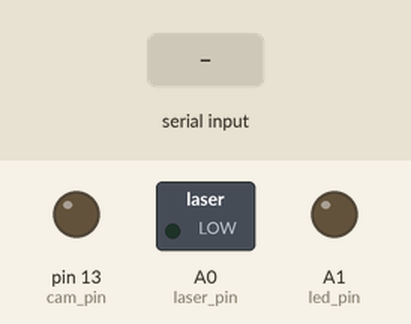
Bench run of a sketch on a simulated Teensy 4. On the bench: switched loads named in the sketch (green lamp = pin HIGH), output pins drawn as LEDs (lit = HIGH). Dashed ring = blinking. The inputs (shaded band) are chosen by the test bench. What the sketch prints to the serial monitor is not drawn.

Above: at 0.8 s.
0.9 s: "here2\n" received over Serial
2.4 s: "start" received over Serial
4.9 s: "1" received over Serial
At 8.4 s:
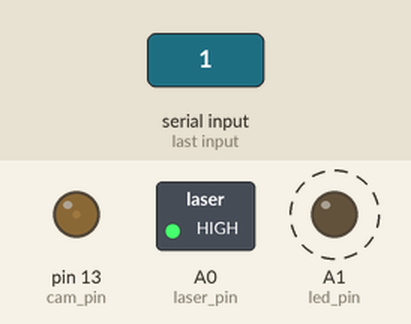
Timing chart, 0 to 56.3 s (numbered marks = the images above; inputs shaded):
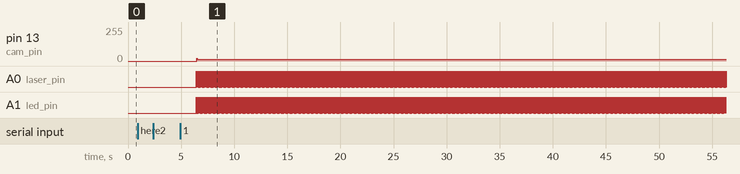

The sketch:

sync_teensy.ino
```cpp
IntervalTimer cam_exp_on_timer;
IntervalTimer cam_exp_off_timer;
IntervalTimer pps_on_timer;
IntervalTimer pps_off_timer;
IntervalTimer frame_config_timer;

const int cam_pin = 13;
const int laser_pin = 14;
const int led_pin = 15;
const int pps_pin = 16;

int visual_exp = 800;
int profile_exp = 800;

struct FrameConfig
{
  int cam_exp_width;
  int led_state;
  int laser_state;

  FrameConfig(int _exp, int _led, int _laser)
  : cam_exp_width(_exp)
  , led_state(_led)
  , laser_state(_laser)
  {}
};

FrameConfig frame_configs[2] = {FrameConfig(visual_exp, HIGH, LOW), FrameConfig(profile_exp, LOW, HIGH)};

int frame_type = 0;
int counter = 0;

void setup() {
  pinMode(led_pin, OUTPUT);
  pinMode(laser_pin, OUTPUT);
  pinMode(cam_pin, OUTPUT);
  digitalWrite(laser_pin, LOW);
  digitalWrite(led_pin, LOW);
  Serial.begin(57600);

  while (true)
  {
    if (Serial.available())
    {
      Serial.print("here1");
      if (Serial.readString() == "start"){
        Serial.print("connected");
        break;
      }
      delay(10);
    }
  }

  delay(3000);

  //while (true)  delay(1000);

  // every 12.5 ms, 80 FPS in total
  cam_exp_on_timer.begin(cameraTrigger, 12500);

  // pps todo
  //pps_on_timer.begin(pps, 1000000);
}

void cameraTrigger()
{
  /*
  if (Serial.available() > 0)
  {
    //Serial.print("here2");
    //if (Serial.readString() == "stop"){
      Serial.println("stopping");
      cam_exp_on_timer.end();
      digitalWrite(laser_pin, LOW);
      digitalWrite(led_pin, LOW);
      return;
    //}
  }
  */
  // set exposure width
  int exp_width = frame_configs[frame_type].cam_exp_width;

  // set laser and led
  //digitalWrite(led_pin, led_state);
  //digitalWrite(laser_pin, laser_state);

  // send time stamp of this image
  unsigned int microsec = micros();
  unsigned long long stamp_microsec = microsec + exp_width / 2;
  unsigned int stamp_sec = stamp_microsec / 1000000;
  unsigned int stamp_nsec = (stamp_microsec % 1000000) * 1000;
  Serial.print("camera ");
  Serial.print(frame_type);
  Serial.print(" ");
  Serial.print(stamp_sec);
  Serial.print(" ");
  Serial.println(stamp_nsec);

  // trigger
  digitalWrite(cam_pin, HIGH);

  // set timer for turn off exposure
  cam_exp_off_timer.begin(cameraTriggerOff, exp_width);
}

void cameraTriggerOff()
{
  digitalWrite(cam_pin, LOW);
  cam_exp_off_timer.end();

  frame_type = (frame_type + 1) % 2;

  int led_state = frame_configs[frame_type].led_state;
  int laser_state = frame_configs[frame_type].laser_state;
  digitalWrite(led_pin, led_state);
  digitalWrite(laser_pin, laser_state);
}

// pps todo
void pps() {
  int microsecs = micros();
  int sec = microsecs / int(1e6);
  int nsec = microsecs % int(1e6) * 1000;
  Serial.print("time: ");
  Serial.print(sec);
  Serial.print(", ");
  Serial.println(nsec);
  digitalWrite(pps_pin, HIGH);
  delay(100);
  digitalWrite(pps_pin, LOW);
}

// The main program will print the blink count
// to the Arduino Serial Monitor
void loop() {
  setup();
}
```

Measured:
- by itself, A0 (laser_pin), A1 (led_pin): alternates HIGH for 0.01 s and LOW for 0.01 s
